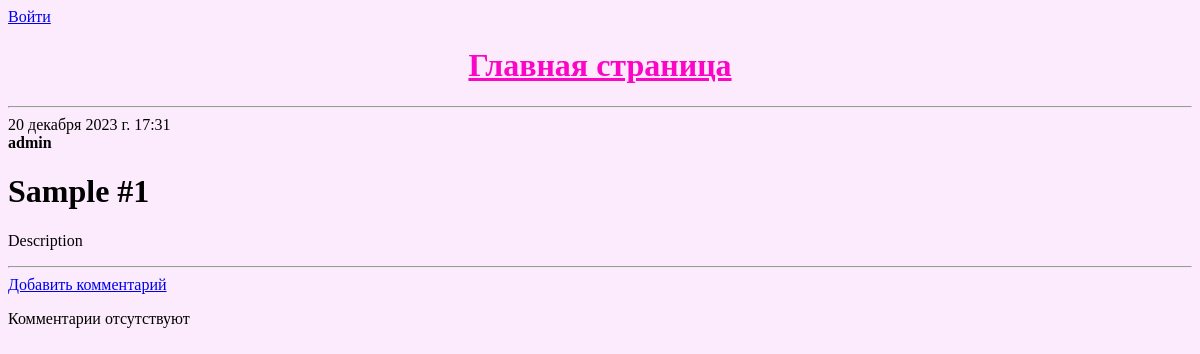
Page /posts/1/ on the earlier database version.
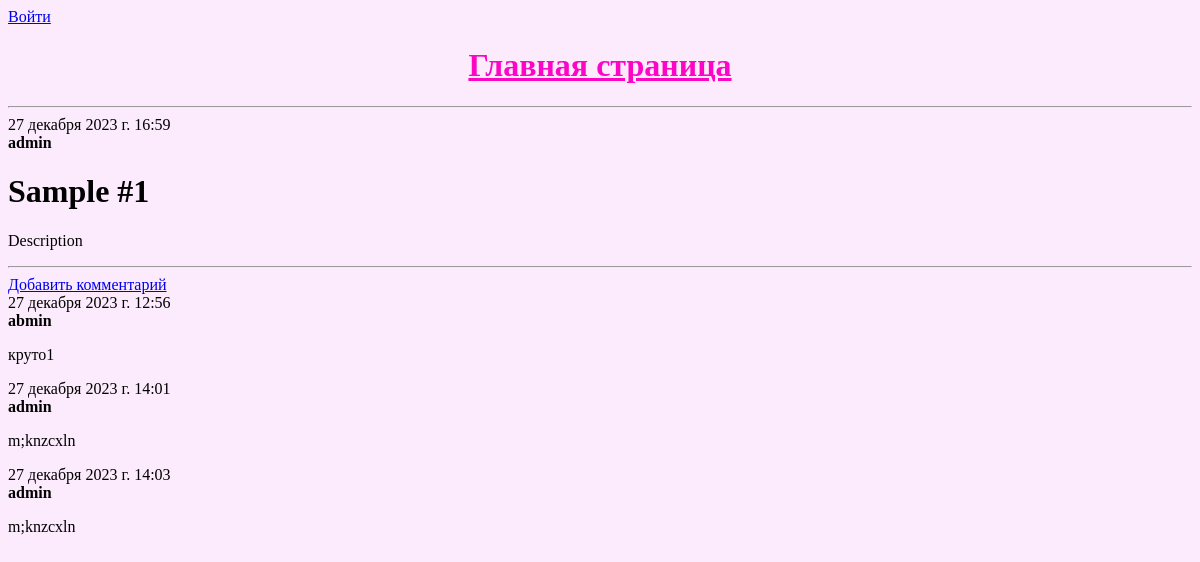
Same page on the later database version.
### blog/models.py (models this page shows, shortened)
class Post(models.Model):
	author = models.ForeignKey(settings.AUTH_USER_MODEL, on_delete=models.CASCADE)
	title = models.CharField(max_length=200, verbose_name="Заголовок")
	text = models.TextField(verbose_name="Текст статьи")
	created_date = models.DateTimeField(default=timezone.now, verbose_name="Дата создания")
	published_date = models.DateTimeField(blank=True, null=True, verbose_name="Дата публикации")
	objects = PostManager()
	published = PostPublishedManager()
	is_published = models.BooleanField(default=False, verbose_name="Запись опубликована?")
	def is_publish(self):
		return True if self.published_date else False
	class Meta:
		verbose_name = 'Запись в блоге'
		verbose_name_plural = 'Записи в блоге'

class Comment(models.Model):
	post = models.ForeignKey('blog.Post', on_delete=models.CASCADE, related_name='comments')
	author = models.CharField(max_length=200)
	text = models.TextField(verbose_name='Комментарий')
	created_date = models.DateTimeField(default=timezone.now, verbose_name='Дата создания')
	approved_comment = models.BooleanField(default=False, verbose_name='Одобрен?')
	objects = CommentManager()
	class Meta:
		verbose_name = 'Комментарий'
		verbose_name_plural = 'Комментарии'

### blog/views.py (the view)
# urls.py: path('posts/<int:id>/', views.post_detail, name='post_detail'),
def post_detail(request, id):
	post = get_object_or_404(Post, id=id)
	if not post.is_publish() and not request.user.is_staff:
		raise Http404("Запись в блоге не найдена")
	return render(request, 'blog/post_detail.html', {'post': post})

### blog/managers.py (called while the page is built)
	def get_queryset(self):
		return PostQuerySet(self.model, using=self._db)

	def get_queryset(self):
		return CommentQuerySet(self.model, using=self._db)

### blog/templates/blog/post_detail.html (shortened to what this page needs)
{% extends 'blog/base.html' %}
{% block content %}
<hr>
	<div class="post">
		{% if post.published_date %}
		<div class="date">
				{{ post.published_date}}
		</div>
		{% else %}
			<a class="btn btn-default" href="{% url 'post_publish' id=post.id %}">Опубликовать</a>
		{% endif %}
		<strong>{{ post.author }}</strong>
		<h1>{{ post.title }}</h1>
		<p>{{ post.text|linebreaksbr }}</p>
	</div>
<hr>
<a class="btn btn-default" href="{% url 'add_comment' id=post.id %}">Добавить комментарий</a>
{% for comment in post.comments.all %}
	<div class="comment">
		<div class="date">{{ comment.created_date }}</div>
		<strong>{{ comment.author }}</strong>
		<p>{{ comment.text|linebreaks}}</p>
	</div>
{% empty %}
	<p>Комментарии отсутствуют</p>
{% endfor %}
{% endblock %}

Differences in the rows shown:
changed Post "Sample #1": published_date "20 декабря 2023 г. 17:31" → "27 декабря 2023 г. 16:59"
added Comment: created_date "27 декабря 2023 г. 12:56", author "abmin", text "круто1"
added Comment: created_date "27 декабря 2023 г. 14:01", author "admin", text "m;knzcxln"
added Comment: created_date "27 декабря 2023 г. 14:03", author "admin", text "m;knzcxln"
Other differences:
text no longer shown: "Комментарии отсутствуют"
